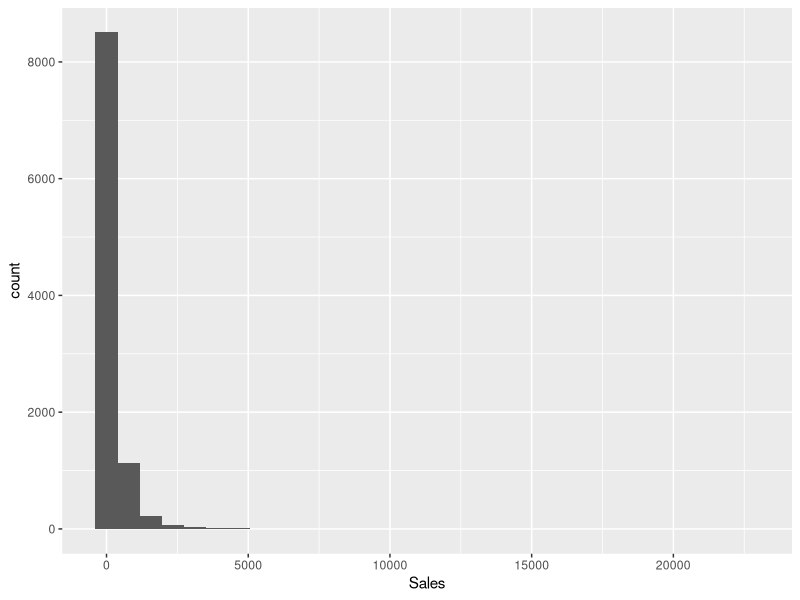
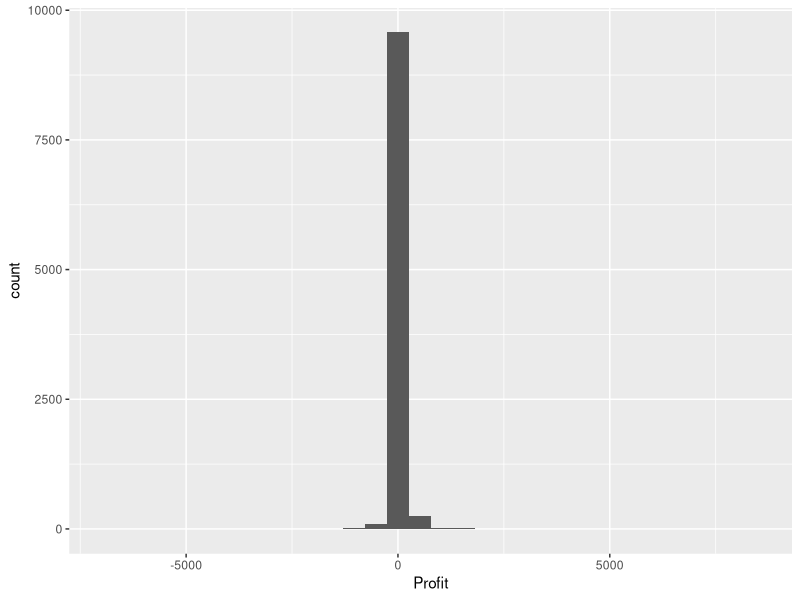
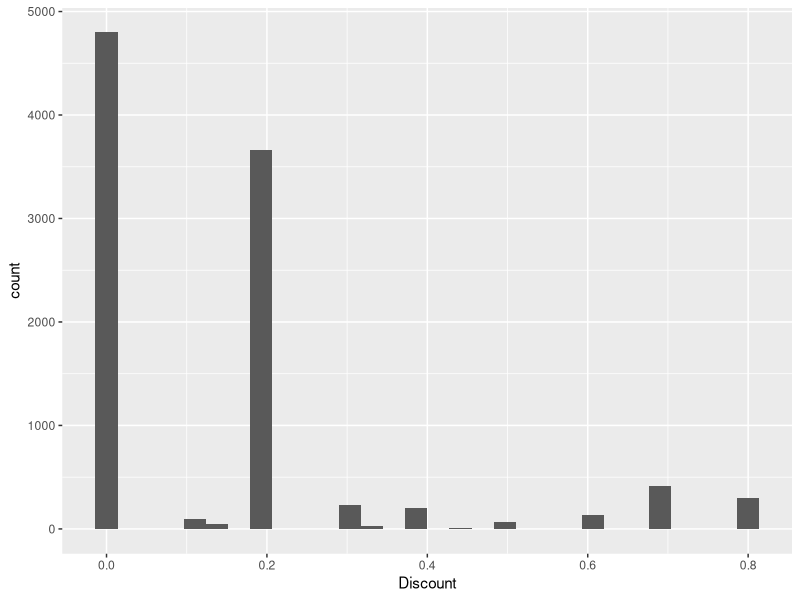
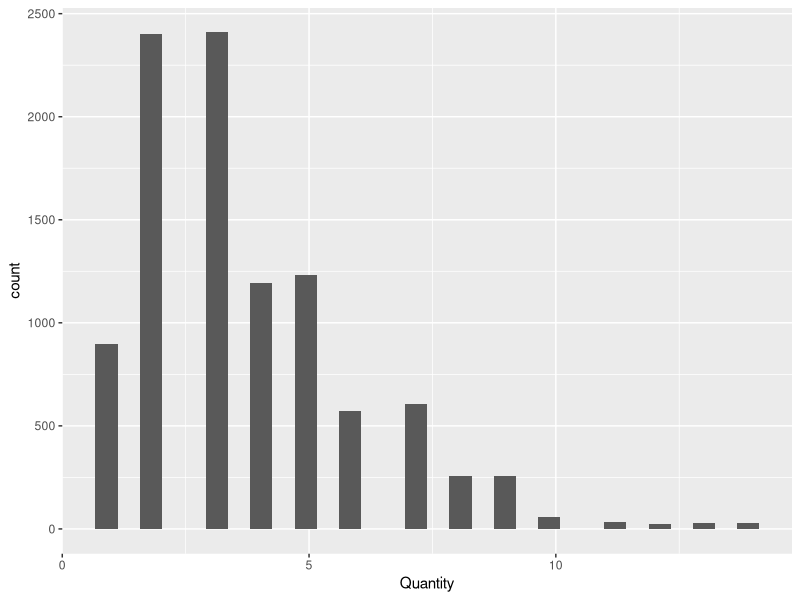
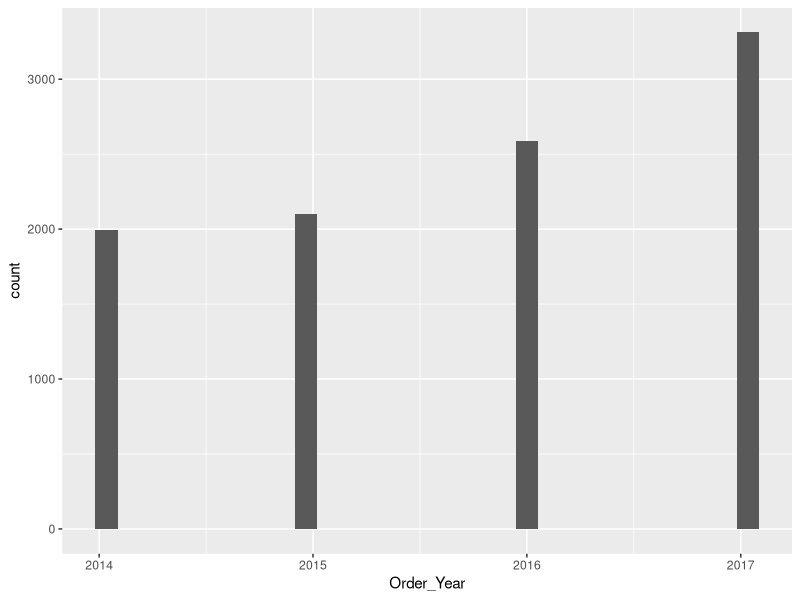
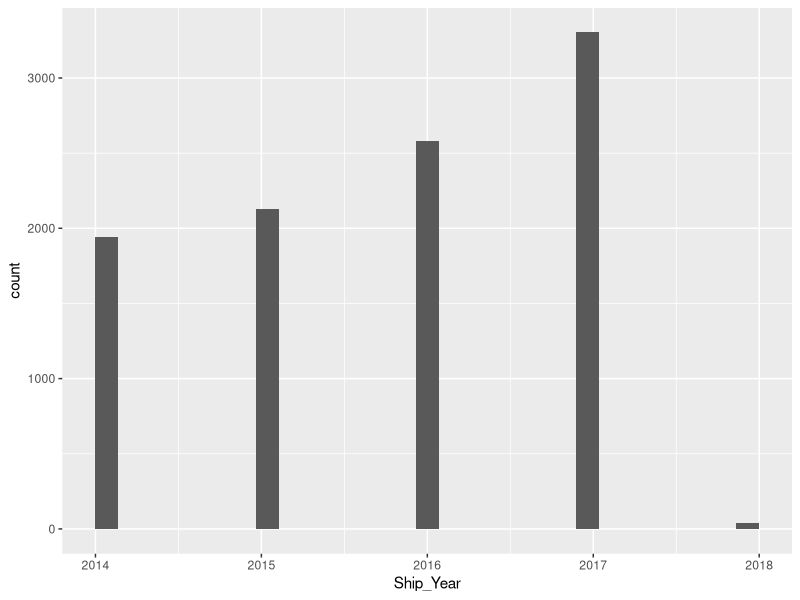
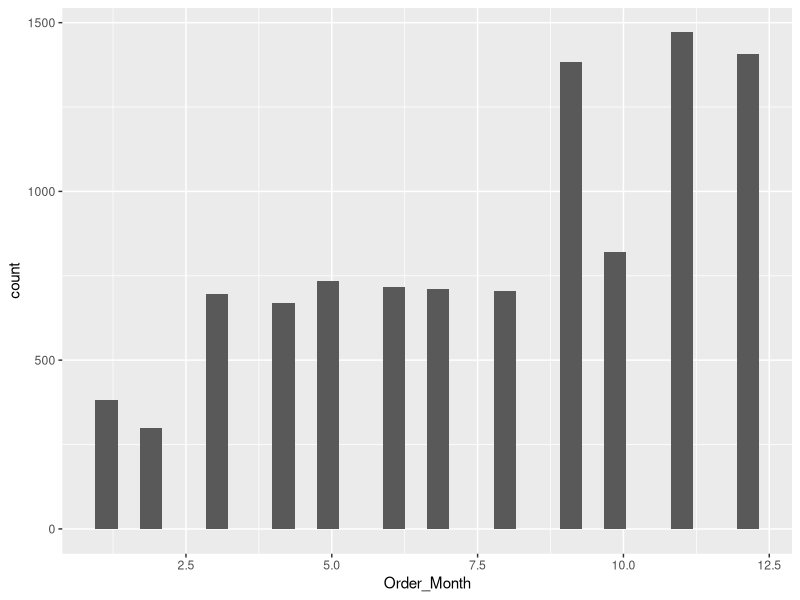
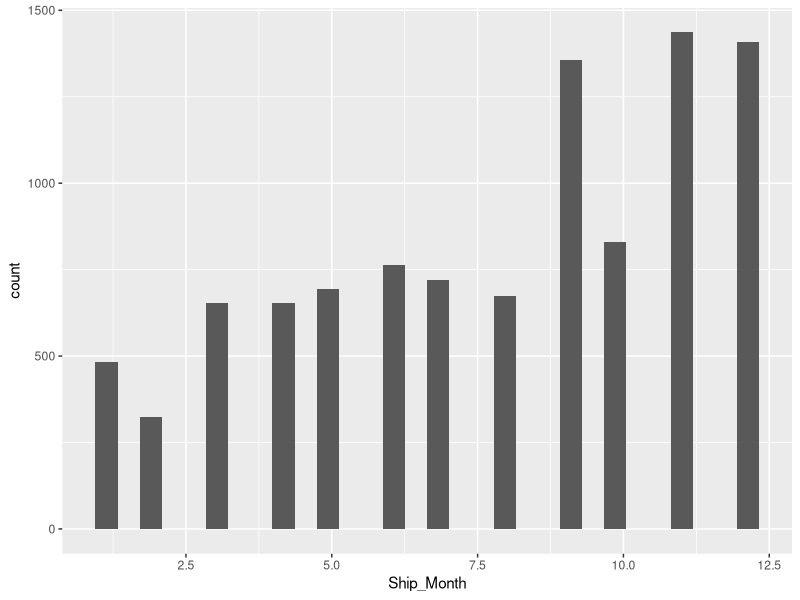

Write R code to recreate these figures, in order.
library(tidyverse)
dataset=read.csv('Store_Data.csv')

#exploration of data set
view(dataset)
head(dataset)
glimpse(dataset)
length(dataset)
names(dataset)
summary(dataset)

#evaluating for missing data points
colSums(is.na(dataset))


    #Visualization 

#HISTOGRAMS
#sales distribution
ggplot(data=dataset, 
       aes(Sales))+
  geom_histogram()

#profit distribution
ggplot(data=dataset, 
       aes(Profit))+
  geom_histogram()

#discount distribution
ggplot(data=dataset, 
       aes(Discount))+
  geom_histogram()

#quantity of items sold distribution
ggplot(data=dataset, 
       aes(Quantity))+
  geom_histogram()

#order year distribution
ggplot(data=dataset, 
       aes(Order_Year))+
  geom_histogram()

#ship year distribution
ggplot(data=dataset, 
       aes(Ship_Year))+
  geom_histogram()

#order month distribution
ggplot(data=dataset, 
       aes(Order_Month))+
  geom_histogram()

#ship month distribution
ggplot(data=dataset, 
       aes(Ship_Month))+
  geom_histogram()

#Postal Code distribution
ggplot(data=dataset, 
       aes(Postal_Code))+
  geom_histogram()

#BAR PLOTS
#State bar plot
ggplot(data=dataset, 
       aes(x=State))+
  geom_bar()

#Region bar plot
ggplot(data=dataset, 
       aes(x=Region))+
  geom_bar()

#category bar plot
ggplot(data=dataset, 
       aes(x=Category))+
  geom_bar()

#Sub Category bar plot
ggplot(data=dataset, 
       aes(x=Sub.Category))+
  geom_bar()

#city bar plot 
ggplot(data=dataset, 
       aes(x=City))+
  geom_bar()

#Segment (buyer) bar plot
ggplot(data=dataset, 
       aes(x=Segment))+
  geom_bar()

#Shipping mode bar plot
ggplot(data=dataset, 
       aes(x=Ship_Mode))+
  geom_bar()

#BOXPLOT
#sales boxplot
ggplot(data=dataset, 
       aes(Sales))+
  geom_boxplot(fill='Blue')

#profit boxplot
ggplot(data=dataset, 
       aes(Profit))+
  geom_boxplot(fill='Blue')

#discount boxplot
ggplot(data=dataset, 
       aes(Discount))+
  geom_boxplot(fill='Blue')

#Order month boxplot
ggplot(data=dataset, 
       aes(Order_Month))+
  geom_boxplot(fill='Blue')

#Ship month boxplot
ggplot(data=dataset, 
       aes(Ship_Month))+
  geom_boxplot(fill='Blue')

#Quantity boxplot
ggplot(data=dataset, 
       aes(Quantity))+
  geom_boxplot(fill='Blue')

#DENSITY PLOTS
#Sales per State
ggplot(data=dataset, 
       aes(Sales, 
           color=State, 
           fill=State))+
  geom_density(alpha=.3)

#Profit per State
ggplot(data=dataset, 
       aes(Profit, 
           color=State, 
           fill=State))+
  geom_density(alpha=.3)

#Discount per State
ggplot(data=dataset, 
       aes(Discount, 
           color=State, 
           fill=State))+
  geom_density(alpha=.3)

#Quantity per State
ggplot(data=dataset, 
       aes(Quantity, 
           color=State, 
           fill=State))+
  geom_density(alpha=.3)

#Discount per category
ggplot(data=dataset, 
       aes(Discount, 
           color=Category, 
           fill=Category))+
  geom_density(alpha=.3)

#Profit per category
ggplot(data=dataset, 
       aes(Profit, 
           color=Category, 
           fill=Category))+
  geom_density(alpha=.3)

#Profit per Region
ggplot(data=dataset, 
       aes(Profit, 
           color=Region, 
           fill=Region))+
  geom_density(alpha=.3)

#Sales per Region
ggplot(data=dataset, 
       aes(Sales, 
           color=Region, 
           fill=Region))+
  geom_density(alpha=.3)

#SCATTER PLOT
#Profit over the year
ggplot(data=dataset, 
       aes(Profit,Order_Year,color=Order_Year))+
  geom_point(size=2)

#Sales over the year
ggplot(data=dataset, 
       aes(Sales,Order_Year,color=Order_Year))+
  geom_point(size=2)

#Discounts over the year
ggplot(data=dataset, 
       aes(Discount,Order_Year,color=Order_Year))+
  geom_point(size=2)

#Quantity per state
ggplot(data=dataset, 
       aes(Quantity,State,color=State))+
  geom_point(size=2)

#Sales per quantity
ggplot(data=dataset, 
       aes(Sales,Quantity,color=Quantity))+
  geom_point(size=2)

#Sales per quantity
ggplot(data=dataset, 
       aes(Quantity,Sales,color=Sales))+
  geom_point(size=2)

#Profit per quantity
ggplot(data=dataset, 
       aes(Quantity,Profit,color=Profit))+
  geom_point(size=2)

#Profit vs ship mode
ggplot(data=dataset, 
       aes(Profit,Ship_Mode,color=Ship_Mode))+
  geom_point(size=2)

#HEAT GRAPH

#heatmap
view(dataset)

#correlation btw height_ft and mass
data=dataset[,c(19, 20, 18, 21, 22, 23, 24 ,25)]
view(data)
corr=round(cor(data),8)
paste(corr)

library(reshape2)
melted_corr=melt(corr)
head(melted_corr)
ggplot(data=melted_corr, 
       aes(Var1,Var2, fill=value))+
  geom_tile()
